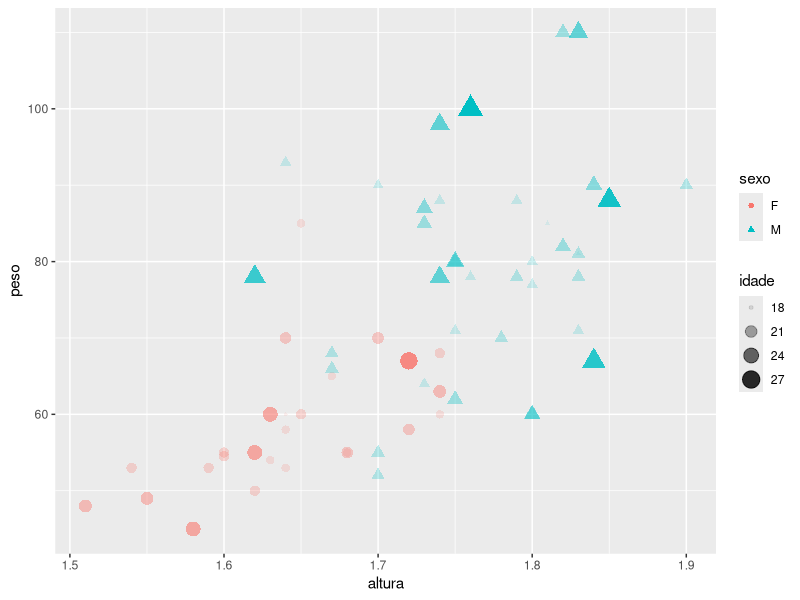
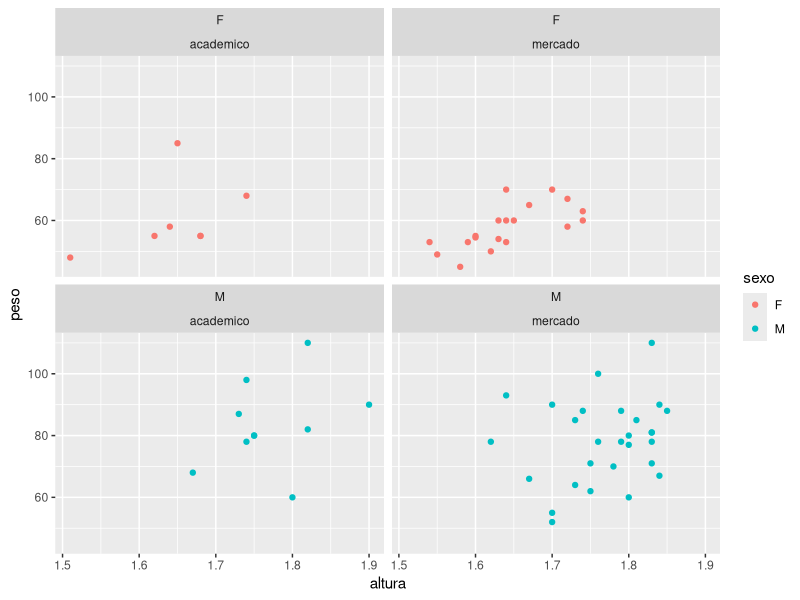
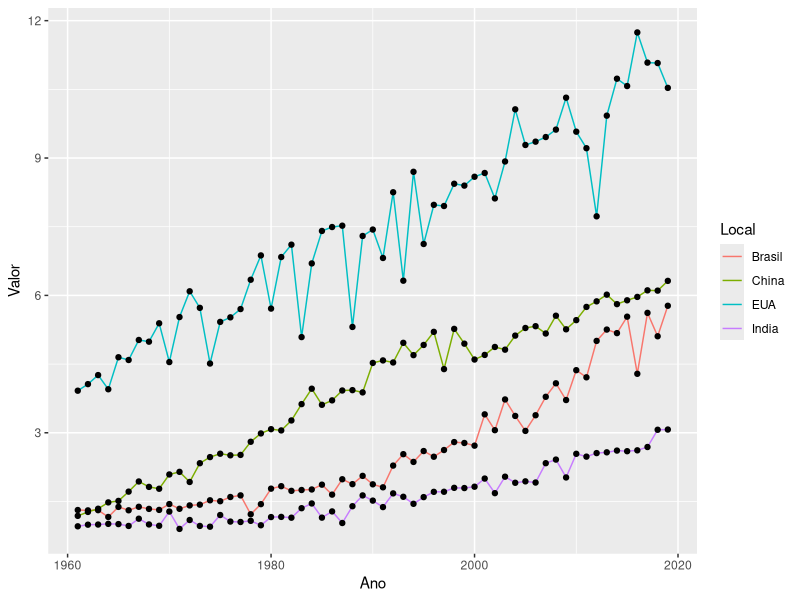
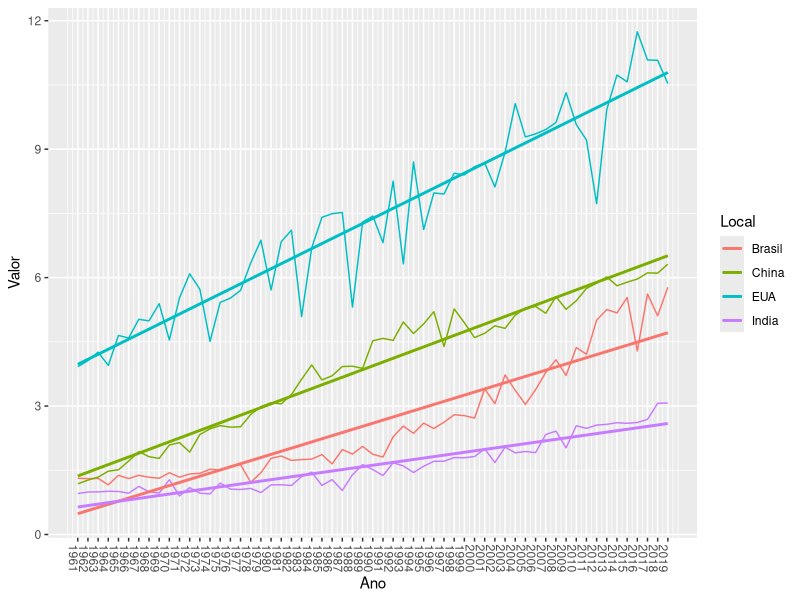
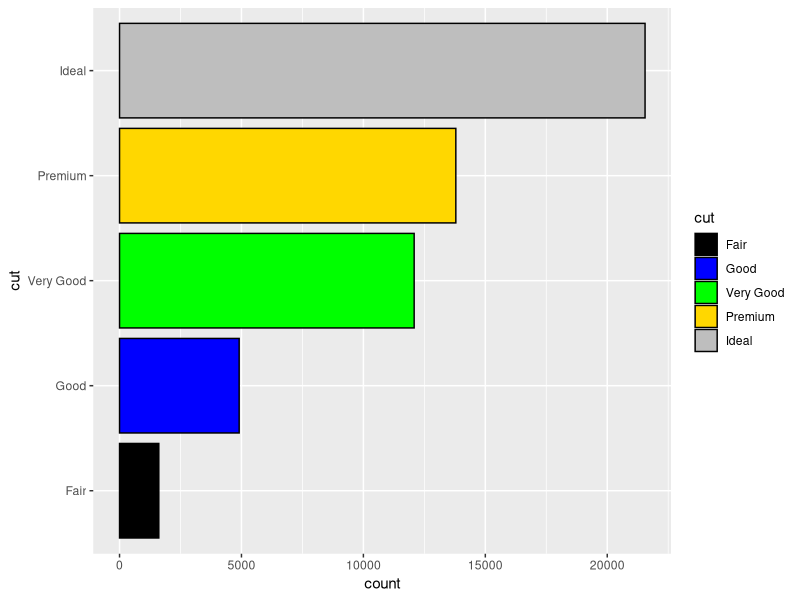
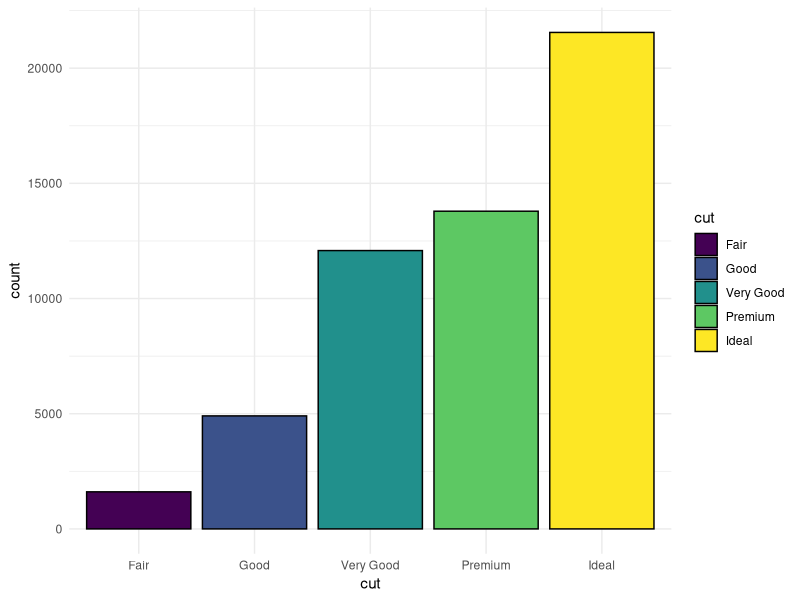
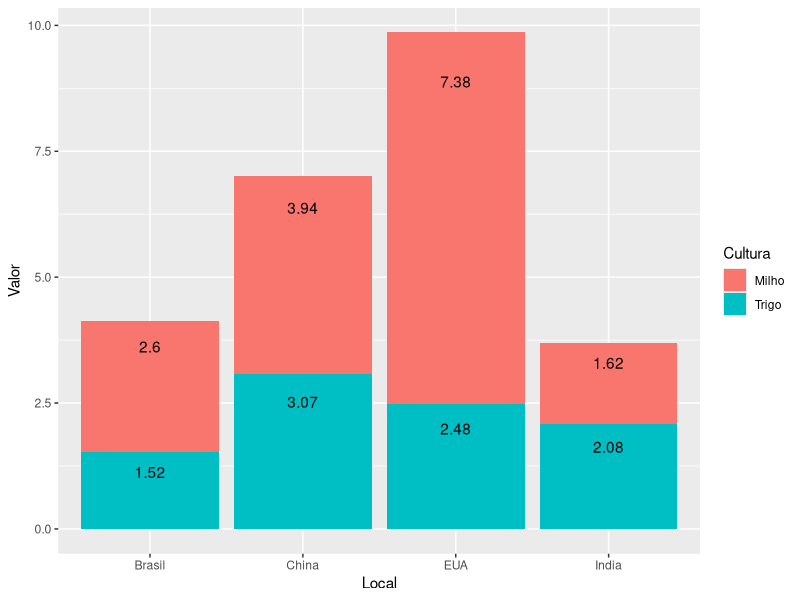
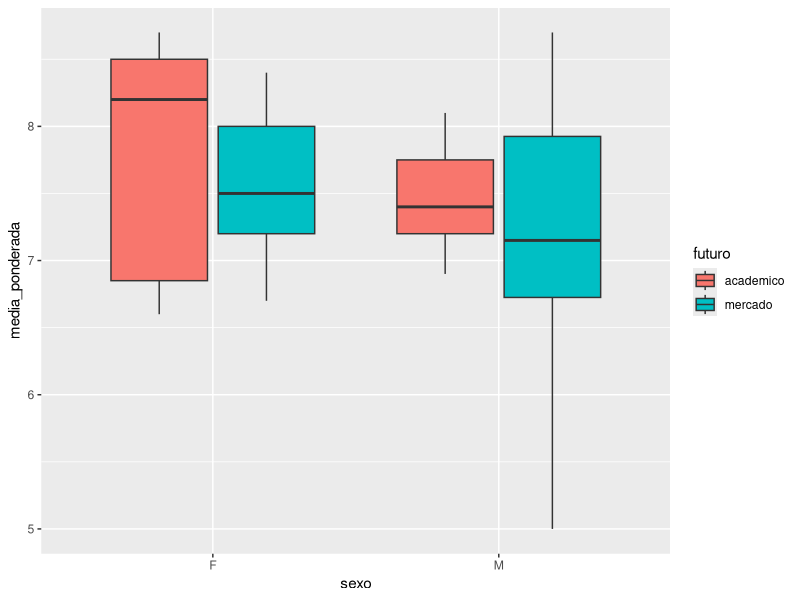

Recreate these plots in R, in order.

# Data frames
# Usando data frames existentes no R
View(iris)

# Criar data frames
dados_pessoas <- data.frame(
  nomes = c("Roseli", "Mauricio", "Jonathan"),
  idade = c(61, 21, 25),
  sexo = c("F", "M", "M")
)

View(dados_pessoas)

# Importar um data frame
install.packages("readr")
library(readr)

dados_alunos <- read_csv("dados_ggplot2/dados_alunos.csv")


# Gráficos em ggplot2
install.packages("ggplot2")
library(ggplot2)

# Gráfico de dispersão: altura x peso
ggplot(data = dados_alunos,
       aes(x = altura,
           y = peso,
           color = sexo,
           shape = sexo,
           size = idade,
           alpha = idade))+
  geom_point()

## Facetas (Facets)
ggplot(data = dados_alunos,
       aes(x = altura,
           y = peso,
           color = sexo))+
  geom_point()+
  facet_wrap(~sexo+futuro, nrow = 2) ## nrow para linha; ncol para coluna


# Gráfico de linhas
prod_milho <- read_csv("dados_ggplot2/produtiv_milho.csv")

ggplot(data = prod_milho)+
  geom_line(aes(x = Ano,
                y = Valor,
                color = Local))+
  geom_point(aes(x = Ano,
                 y = Valor),
             color = "black")


# Linhas de regressão
ggplot(data = prod_milho,
       aes(x = Ano,
           y = Valor,
           color = Local))+
  geom_line()+
  geom_smooth(method = "lm",
              level = 0.70,  # por padrão level = 0.95
              se = FALSE) +
  scale_x_continuous(breaks = seq(from = 1961,
                                  to = 2019,
                                  by = 1))+
  theme(axis.text.x = element_text(angle = -90))


# Gráfico de barras (colunas)
## geom_bar()
View(diamonds)
help("diamonds")

ggplot(data = diamonds,
       aes(x = cut,
           fill = cut))+
  geom_bar(color = "black")+
  coord_flip()+
  scale_fill_manual(values = c("black", "blue", "green",
                               "gold", "grey"))
#  scale_fill_brewer(palette = "Pastel1")

## Temas dos gráficos: theme_()
ggplot(data = diamonds,
       aes(x = cut,
           fill = cut))+
  geom_bar(color = "black")+
#  theme_classic()
#  theme_dark()
  theme_minimal()


## geom_col()
milho_trigo <- read_csv("dados_ggplot2/milho_trigo.csv")
View(milho_trigo) 

ggplot(data = milho_trigo,
       aes(x = Local,
           y = Valor,
           fill = Cultura))+
#  geom_col(position = "dodge")
#  geom_col(position = "fill")
  geom_col(position = "stack")+
  geom_text(aes(label = Valor),
            vjust = 1.5,
            position = position_stack(0.9))

# Gráficos de medidas-resumo
## Boxplot
ggplot(data = dados_alunos,
       aes(y = media_ponderada,
           x = sexo,
           fill = futuro))+
  geom_boxplot()

## Histograma
ggplot(data = dados_alunos,
       aes(x = media_ponderada))+
  geom_histogram(bins = 8,
                 fill = "light green",
                 color = "black")

## Densidade
ggplot(data = dados_alunos,
       aes(x = media_ponderada,
           fill = sexo))+
  geom_density(alpha = 0.5)

